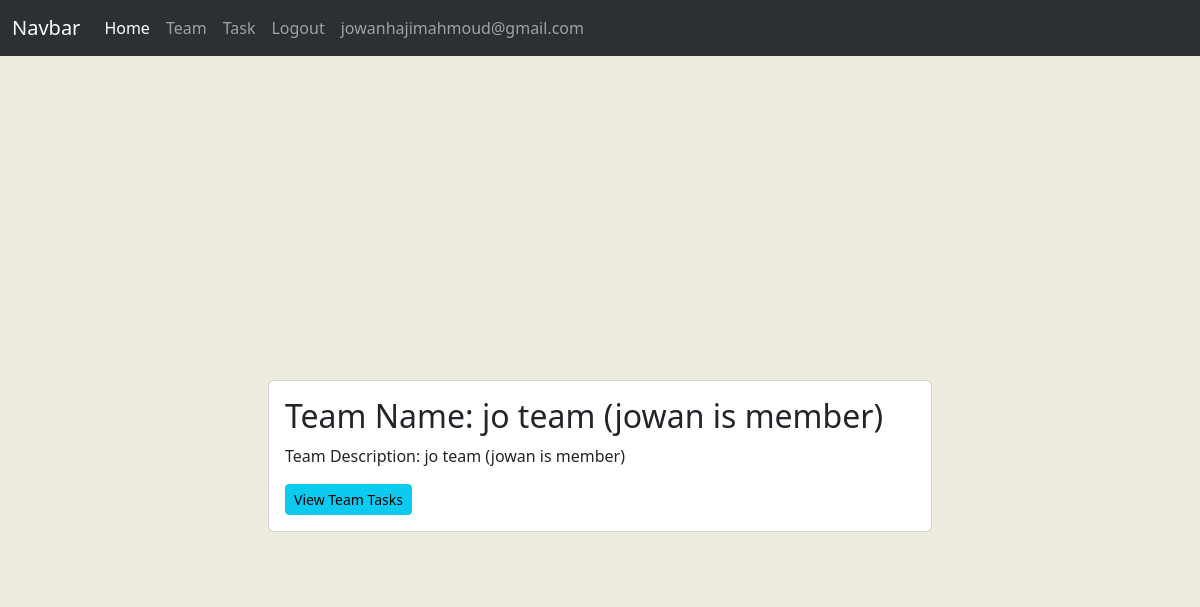
The page /teams/15/detail (signed in) on the database its author committed.
### accounts/models.py (models this page shows, shortened)
class CustomUser(AbstractUser):
    username = None
    email = models.EmailField(unique=True ,max_length=254)
    USERNAME_FIELD='email'
    REQUIRED_FIELDS=['first_name','last_name']
    objects = CustomUserManager()

### teams/models.py (models this page shows, shortened)
class Team(models.Model):
    name = models.CharField(_("Team Name"), max_length=50)
    description = models.TextField(_("About Team"))
    owner = models.ForeignKey(CustomUser, verbose_name=_("Team Owner"),related_name='team_owner', on_delete=models.CASCADE)
    members = models.ManyToManyField(CustomUser, verbose_name=_("Team Members"),related_name='team_member',blank=True)

### teams/views.py (the view)
# urls.py: path('<pk>/detail',views.TeamDetail.as_view(),name='team_detail'),
class TeamDetail(LoginRequiredMixin,TeamMemberMixin,DetailView):
    model = Team
    template_name = 'teams/team_detail.html'
    context_object_name = 'team'

### teams/mixins.py (called while the page is built)
    def test_func(self):
        obj = self.get_object()
        return self.request.user in obj.members.all()

### templates/teams/team_detail.html (shortened to what this page needs)
{% extends "base.html" %}
{% block content %}
<div class="container">
    <div class="row justify-content-center align-items-center" style="height: 100vh;">
        <div class="col-md-8 p-5" style="background-color: #EDEADE	;">
            <div class="card">
                <div class="card-body">
                    <h2 class="card-title">Team Name: {{ team.name }}</h2>
                    <p class="card-text">Team Description: {{ team.description }}</p>
                    <div class="d-flex justify-content-between align-items-center mt-3">
                        <a href="{% url "team_task_list" team.id%}" class="btn btn-info btn-sm">View Team Tasks</a>
                    </div>
                </div>
            </div>
        </div>
    </div>
</div>
{% endblock content %}

### templates/partials/navbar.html (shortened to what this page needs)
<nav class="navbar navbar-expand-lg bg-body-tertiary" data-bs-theme="dark">
  <div class="container-fluid">
    <a class="navbar-brand" href="#">Navbar</a>
    <div class="collapse navbar-collapse" id="navbarNavDropdown">
      <ul class="navbar-nav">
        <li class="nav-item">
          <a class="nav-link active" aria-current="page" href="{% url "index" %}">Home</a>
        </li>
          {% if user.is_authenticated %}
          <li class="nav-item">
            <a class="nav-link" href="{% url "team_list" %}">Team</a>
          </li>
          <li class="nav-item">
            <a class="nav-link" href="{% url "task_list" %}">Task</a>
          </li>
          {% endif %}
        {% if user.is_authenticated %}
        <li class="nav-item">
          <form action="{% url "users_logout" %}" method="post">
            <button type="submit" class="nav-link">Logout</button>
          </form>
        </li>
        <li class="nav-item">
          <a href="" class="nav-link">{{user.email}}</a>
        </li>
        {% endif %}
      </ul>
    </div>
  </div>
</nav>

### rows shown on the page
CustomUser: email "jowanhajimahmoud@gmail.com"
Team: name "jo team (jowan is member)", description "jo team (jowan is member)"
